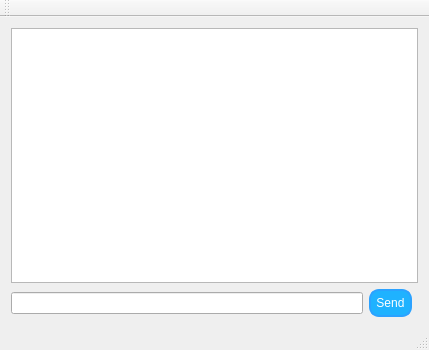
<?xml version="1.0" encoding="UTF-8"?>
<ui version="4.0">
 <class>MainWindow</class>
 <widget class="QMainWindow" name="MainWindow">
  <property name="geometry">
   <rect>
    <x>0</x>
    <y>0</y>
    <width>429</width>
    <height>350</height>
   </rect>
  </property>
  <property name="windowTitle">
   <string>QTCPClient</string>
  </property>
  <widget class="QWidget" name="centralWidget">
   <layout class="QGridLayout" name="gridLayout">
    <item row="0" column="0" rowspan="2" colspan="3">
     <widget class="QTextBrowser" name="textBrowser_receivedMessages"/>
    </item>
    <item row="2" column="0">
     <widget class="QLineEdit" name="lineEdit_message"/>
    </item>
    <item row="2" column="1">
     <widget class="QPushButton" name="pushButton_sendMessage">
      <property name="styleSheet">
       <string notr="true">background-color: rgb(31, 178, 255);
color:white;
border-width: 2px;
border-style: solid;
border-color: rgb(43, 162, 255);
border-radius: 10px;
padding: 5px;
</string>
      </property>
      <property name="text">
       <string>Send</string>
      </property>
     </widget>
    </item>
   </layout>
  </widget>
  <widget class="QMenuBar" name="menuBar">
   <property name="geometry">
    <rect>
     <x>0</x>
     <y>0</y>
     <width>429</width>
     <height>17</height>
    </rect>
   </property>
  </widget>
  <widget class="QToolBar" name="mainToolBar">
   <attribute name="toolBarArea">
    <enum>TopToolBarArea</enum>
   </attribute>
   <attribute name="toolBarBreak">
    <bool>false</bool>
   </attribute>
  </widget>
  <widget class="QStatusBar" name="statusBar"/>
 </widget>
 <layoutdefault spacing="6" margin="11"/>
 <resources/>
 <connections/>
</ui>
